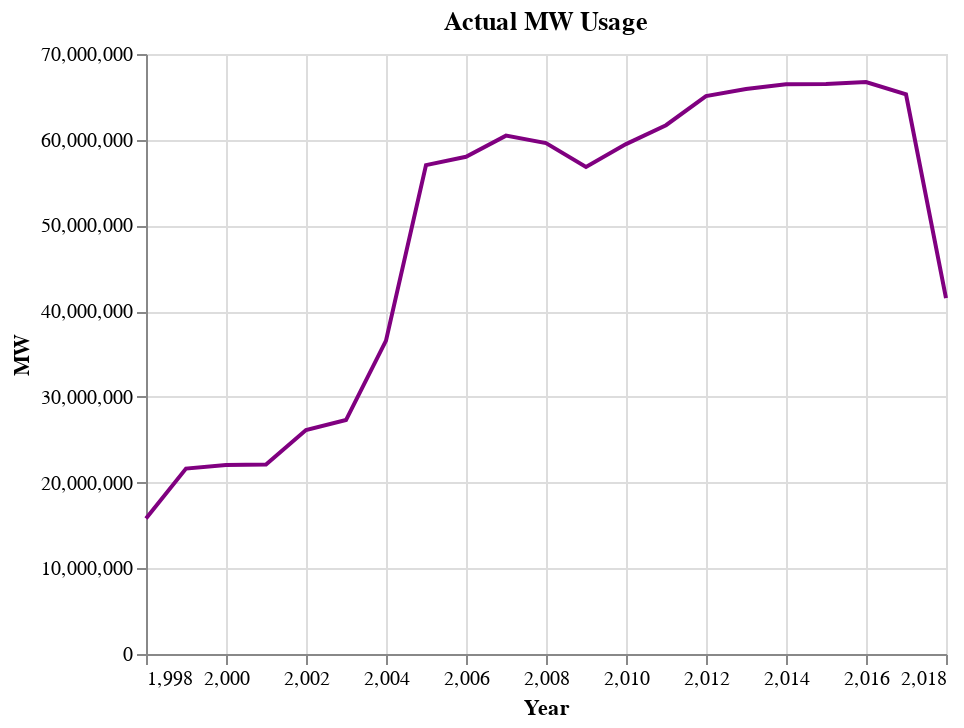

Source (notebook cell):
### Markdown cell above
The last two cells are making different charts in order to then graph together. The chart is actually interesting since I will be using the mean in order to graph. This is becuase I wanted to combine the different lines from above into one in order to get a better idea as to what the data might be thinking. Rather than there being 14 different line and only one (the predicting one).

### Code cell
dfs2_melt = dfs2.melt(id_vars='Year', var_name='CSV File', value_name='MW')
original_mw = dfs2_melt.groupby('Year')['MW'].mean().reset_index()
chart3 = alt.Chart(original_mw).mark_line(color='purple').encode(
    x='Year',
    y='MW',
    tooltip=['Year', 'MW']
).properties(
    title='Actual MW Usage'
)
chart3

### Figure 1 — Vega-Lite specification as saved in the notebook (floating-point values rounded to 4 significant figures)
{"config": {"view": {"continuousWidth": 400, "continuousHeight": 300}}, "data": {"name": "data-c4d5b1427a7260f2ab93fe7ca1536c44"}, "mark": {"type": "line", "color": "purple"}, "encoding": {"tooltip": [{"field": "Year", "type": "quantitative"}, {"field": "MW", "type": "quantitative"}], "x": {"field": "Year", "type": "quantitative"}, "y": {"field": "MW", "type": "quantitative"}}, "title": "Actual MW Usage", "$schema": "https://vega.github.io/schema/vega-lite/v4.17.0.json", "datasets": {"data-c4d5b1427a7260f2ab93fe7ca1536c44": [{"Year": 1998, "MW": 15810000.0}, {"Year": 1999, "MW": 21630000.0}, {"Year": 2000, "MW": 22040000.0}, {"Year": 2001, "MW": 22110000.0}, {"Year": 2002, "MW": 26130000.0}, {"Year": 2003, "MW": 27300000.0}, {"Year": 2004, "MW": 36560000.0}, {"Year": 2005, "MW": 57040000.0}, {"Year": 2006, "MW": 58000000.0}, {"Year": 2007, "MW": 60480000.0}, {"Year": 2008, "MW": 59600000.0}, {"Year": 2009, "MW": 56830000.0}, {"Year": 2010, "MW": 59490000.0}, {"Year": 2011, "MW": 61690000.0}, {"Year": 2012, "MW": 65080000.0}, {"Year": 2013, "MW": 65920000.0}, {"Year": 2014, "MW": 66470000.0}, {"Year": 2015, "MW": 66500000.0}, {"Year": 2016, "MW": 66720000.0}, {"Year": 2017, "MW": 65290000.0}, {"Year": 2018, "MW": 41520000.0}]}}
